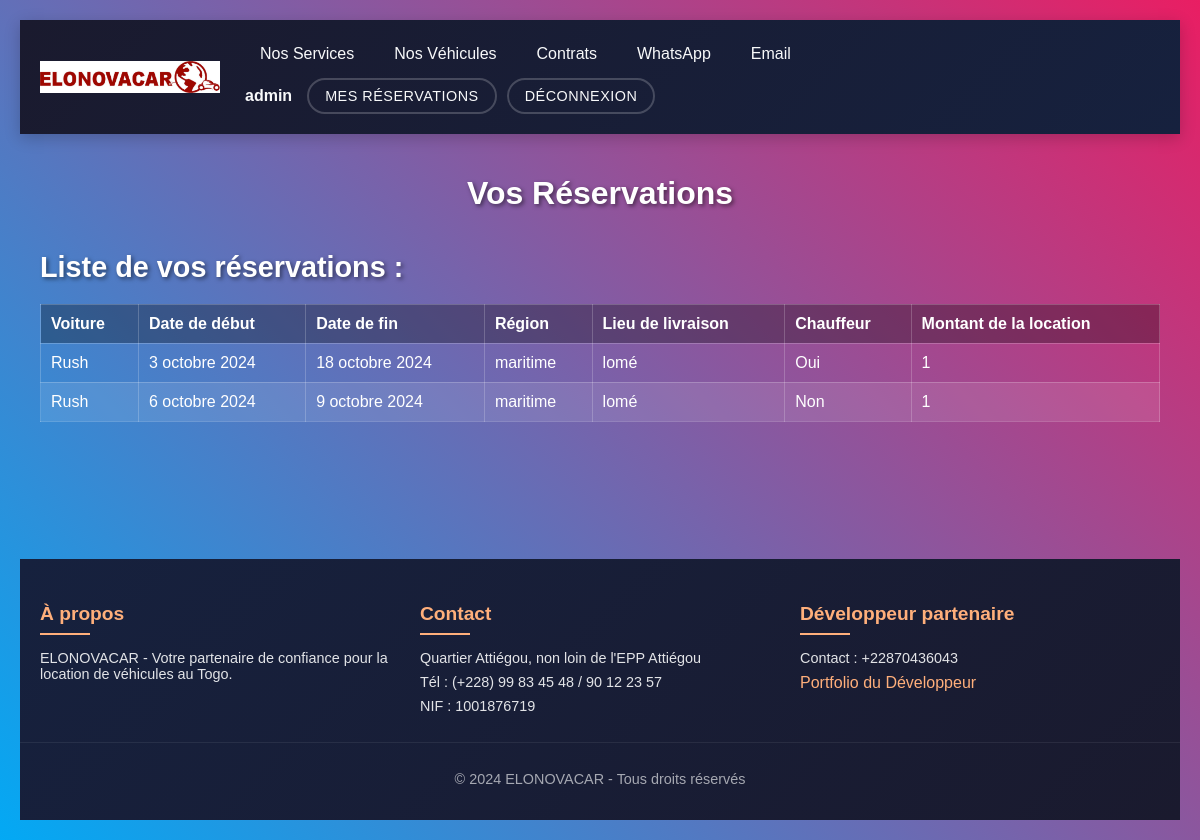
The app's page /list_care/mes_reservations/ (signed in), older data.
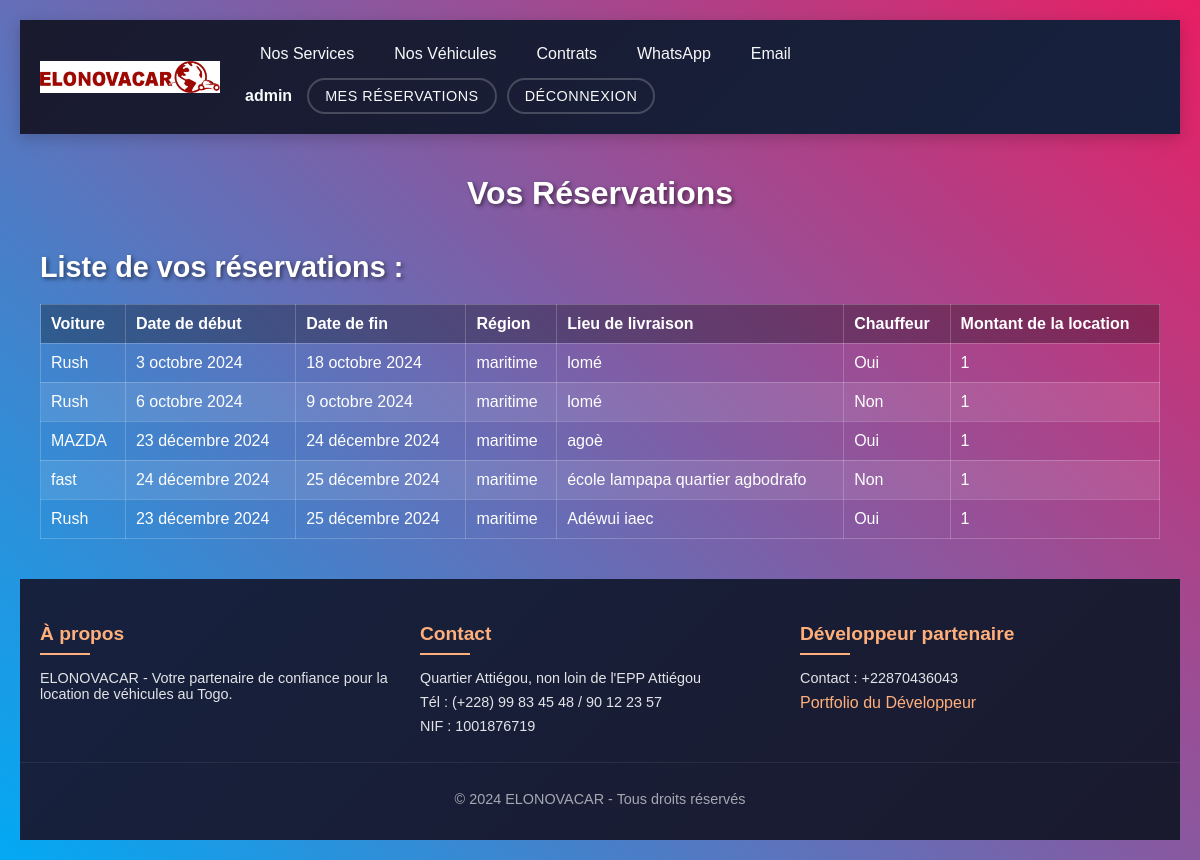
The same page, newer data.
### accounts/models.py (models this page shows)
class Loueur(AbstractUser):
    pass

### list/models.py (models this page shows, shortened)
class Reservation(models.Model):
    client = models.ForeignKey(Client, on_delete=models.CASCADE)
    voiture = models.ForeignKey(Voiture, on_delete=models.CASCADE)
    avec_chauffeur = models.BooleanField(default=True)
    detail_reservation = models.TextField(blank=True)
    lieu = models.TextField(blank=False)
    region = models.CharField(max_length=20)
    deb_location = models.DateField()
    fin_location = models.DateField()
    montant_facture = models.PositiveIntegerField(default=0)
    est_finalise = models.BooleanField(default=False)

class Voiture(models.Model):
    marque = models.CharField(max_length=128)
    model = models.CharField(max_length=30)
    slug = models.SlugField(max_length=128, unique=True, blank=True)
    immatriculation = models.CharField(max_length=20, default="TG-0000-AA")
    nombre_siege = models.PositiveIntegerField(default=5)
    type_carburant = models.CharField(max_length=30)
    tarif_A_B = models.PositiveIntegerField(default=5000)
    prix_location_ville_chauffeur = models.IntegerField(default=0)
    prix_location_ville_sans_chauffeur = models.IntegerField(default=0)
    prix_location_hors_ville_chauffeur = models.IntegerField(default=0)
    prix_location_hors_ville_sans_chauffeur = models.IntegerField(default=0)
    img_vehicule = models.ImageField(upload_to="voitures", blank=True, null=True)
    disponibilite = models.BooleanField(default=True)
    boite = models.CharField(max_length=15, choices=[("Automatique", "Automatique"), ("Manuelle", "Manuelle")], default="Manuelle")
    climatisation = models.BooleanField(default=True)

### list/views.py (the view)
# urls.py: path('mes_reservations/', views.reservations, name='reservation')
def reservations(request):
    reservations = Reservation.objects.filter(client__nom=request.user)
    return render(request, 'accounts/show_reservation.html', {'reservations': reservations})

### accounts/templates/accounts/show_reservation.html (shortened to what this page needs)
{% extends 'base.html' %}
{% block content %}
<h1>Vos Réservations</h1>
{% if user.is_authenticated %}
    <h4>Liste de vos réservations :</h4>
    <table>
        <thead>
            <tr>
                <th>Voiture</th>
                <th>Date de début</th>
                <th>Date de fin</th>
                <th>Région</th>
                <th>Lieu de livraison</th>
                <th>Chauffeur</th>
                <th>Montant de la location</th>
            </tr>
        </thead>
        <tbody>
            {% for reservation in reservations %}
                <tr>
                    <td>{{ reservation.voiture.model }}</td>
                    <td>{{ reservation.deb_location }}</td>
                    <td>{{ reservation.fin_location }}</td>
                    <td>{{ reservation.region }}</td>
                    <td>{{ reservation.lieu }}</td>
                    {% if reservation.avec_chauffeur %}
                    <td>Oui</td>
                    {%else%}<td>Non</td>
                    {%endif%}
                    <td>{{reservation.montant_facture}}</td>
                </tr>
            {% empty %}
                <tr>
                    <td colspan="7">Vous n'avez aucune réservation pour le moment.</td>
                </tr>
            {% endfor %}
        </tbody>
    </table>
{% endif %}
{% endblock %}

### templates/base.html (shortened to what this page needs)
{% load static %}
<html lang="fr">
<head>
</head>
<body>
    <header>
        <div class="header-content">
            <div class="logo-container">
                <a href="{% url 'main' %}">
                    <img src="{% static 'main/images/img.png' %}" alt="elonovacar">
                </a>
            </div>
            <nav>
                <ul class="nav-main" id="mainNav">
                    <li><a href="{% url 'nos_Services' %}">Nos Services</a></li>
                    <li><a href="{% url 'index' %}">Nos Véhicules</a></li>
                    <li><a href="{% url 'contrat' %}">Contrats</a></li>
                   <li><a href="https://wa.me/+22890122357" target="_blank">WhatsApp</a></li>
                    <li><a href="mailto:elonovacar@gmail.com">Email</a></li>
                </ul>
                <ul class="nav-auth" id="authNav">
                    <li>
                        <div class="auth-links">
                            {% if user.is_authenticated %}
                                <span>{{ user.username }}</span>
                                <a href="{% url 'reservation' %}">Mes réservations</a>
                                <a href="{% url 'logout' %}">Déconnexion</a>
                            {% else %}
                                <a href="{% url 'login' %}">Connexion</a>
                                <a href="{% url 'signup' %}">S'inscrire</a>
                            {% endif %}
                        </div>
                    </li>
                </ul>
            </nav>
        </div>
    </header>
    <main>
        {% block content %}
        {% endblock %}
    </main>
    <footer>
        <div class="footer-content">
            <div class="footer-section">
                <h3>À propos</h3>
                <p>ELONOVACAR - Votre partenaire de confiance pour la location de véhicules au Togo.</p>
            </div>
            <div class="footer-section">
                <h3>Contact</h3>
                <p>Quartier Attiégou, non loin de l'EPP Attiégou</p>
                <p>Tél : (+228) 99 83 45 48 / 90 12 23 57</p>
                <p>NIF : 1001876719</p>
            </div>
            <div class="footer-section">
                <h3>Développeur partenaire</h3>
                <p>Contact : +22870436043</p>
                <a href="https://urbainbalogou.github.io/mon-site-web-/index.html">Portfolio du Développeur</a>
            </div>
        </div>
        <div class="copyright">
            <p>&copy; 2024 ELONOVACAR - Tous droits réservés</p>
        </div>
    </footer>
</body>
</html>

### templates/base.html (style rules this page uses)
:root { --primary-color: #3a1c71; --secondary-color: #d76d77; --accent-color: #ffaf7b; --text-color: #f8f9fa; --dark-bg: #1a1a2e; }
body { margin: 0; padding: 0; font-family: 'Poppins', sans-serif; color: #333; background-color: #f7f7f7; display: flex; flex-direction: column; min-height: 100vh; }
header { background: linear-gradient(135deg, var(--dark-bg), #16213e); padding: 15px 20px; box-shadow: 0 4px 15px rgba(0, 0, 0, 0.2); position: sticky; top: 0; z-index: 1000; }
.header-content { display: flex; justify-content: space-between; align-items: center; max-width: 1200px; margin: 0 auto; flex-wrap: wrap; }
.logo-container a { display: flex; align-items: center; text-decoration: none; }
.logo-container img { max-width: 180px; height: auto; transition: transform 0.3s ease; }
nav { display: flex; justify-content: space-between; flex-wrap: wrap; flex: 1; margin-left: 20px; }
nav ul { list-style: none; padding: 0; margin: 0; display: flex; flex-wrap: wrap; align-items: center; }
.nav-main { margin-right: auto; }
nav ul li { margin: 0 5px; }
nav ul li a { color: var(--text-color); text-decoration: none; font-weight: 500; transition: all 0.3s ease; padding: 10px 15px; border-radius: 8px; display: block; position: relative; }
nav ul li a:after { content: ''; position: absolute; width: 0; height: 2px; bottom: 0; left: 50%; background-color: var(--accent-color); transition: all 0.3s ease; }
.auth-links { display: flex; align-items: center; flex-wrap: wrap; }
.auth-links span { color: var(--text-color); margin-right: 10px; font-weight: 600; }
.auth-links a { color: var(--text-color); font-weight: 500; text-transform: uppercase; text-decoration: none; padding: 8px 16px; border: 2px solid rgba(255, 255, 255, 0.2); border-radius: 50px; transition: all 0.3s ease; margin: 5px; letter-spacing: 0.5px; font-size: 0.9rem; }
main { flex: 1; padding: 20px; max-width: 1200px; margin: 0 auto; width: 100%; box-sizing: border-box; }
footer { background: linear-gradient(135deg, #16213e, var(--dark-bg)); color: var(--text-color); text-align: center; padding: 25px 0; margin-top: auto; width: 100%; box-sizing: border-box; }
.footer-content { max-width: 1200px; margin: 0 auto; display: grid; grid-template-columns: repeat(auto-fit, minmax(250px, 1fr)); gap: 20px; padding: 0 20px; }
.footer-section { text-align: left; }
.footer-section h3 { color: var(--accent-color); margin-bottom: 15px; font-size: 1.2rem; position: relative; padding-bottom: 10px; }
.footer-section h3:after { content: ''; position: absolute; left: 0; bottom: 0; width: 50px; height: 2px; background-color: var(--accent-color); }
footer p { margin: 8px 0; font-size: 0.9rem; opacity: 0.9; }
footer a { color: var(--accent-color); text-decoration: none; transition: color 0.3s ease; }
.copyright { margin-top: 20px; padding-top: 20px; border-top: 1px solid rgba(255, 255, 255, 0.1); font-size: 0.8rem; opacity: 0.7; }

### accounts/templates/accounts/show_reservation.html (style rules this page uses)
body { background: #ff4584 linear-gradient(225deg, #e91e63, #03a9f4); font-family: Arial, sans-serif; margin: 0; padding: 20px; }
h1 { color: white; text-align: center; margin-bottom: 20px; text-shadow: 2px 2px 4px rgba(0, 0, 0, 0.5); }
h4 { color: white; font-size: 1.8em; margin-bottom: 20px; text-shadow: 2px 2px 4px rgba(0, 0, 0, 0.5); }
table { width: 100%; border-collapse: collapse; margin: 20px 0; }
th, td { text-align: left; padding: 10px; border: 1px solid rgba(255, 255, 255, 0.2); color: white; }
th { background-color: rgba(0, 0, 0, 0.3); font-weight: bold; }
tr:nth-child(even) { background-color: rgba(255, 255, 255, 0.1); }

Row changes from the older to the newer data that the page shows:
added Reservation: voiture.model "MAZDA", deb_location "23 décembre 2024", fin_location "24 décembre 2024", region "maritime", lieu "agoè", avec_chauffeur "Oui", montant_facture "1"
added Reservation: voiture.model "fast", deb_location "24 décembre 2024", fin_location "25 décembre 2024", region "maritime", lieu "école lampapa quartier agbodrafo", avec_chauffeur "Non", montant_facture "1"
added Reservation: voiture.model "Rush", deb_location "23 décembre 2024", fin_location "25 décembre 2024", region "maritime", lieu "Adéwui iaec", avec_chauffeur "Oui", montant_facture "1"
